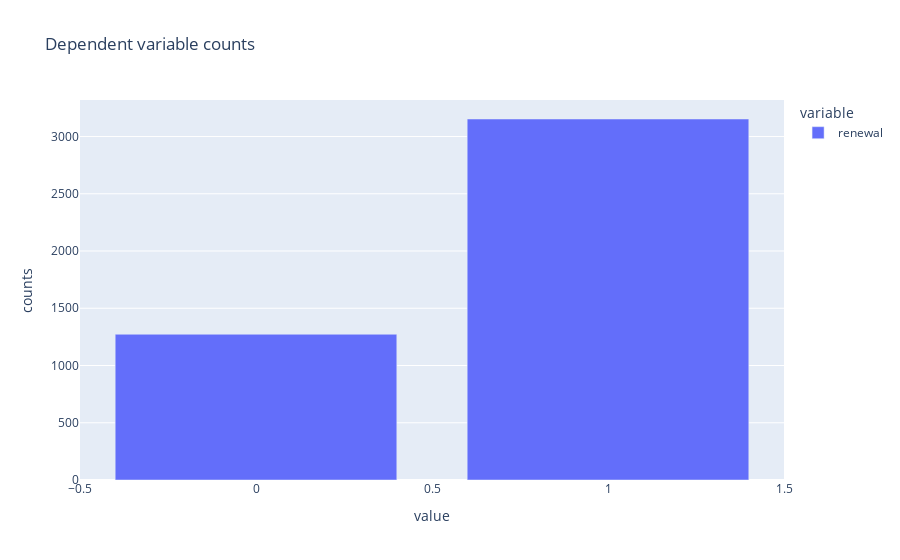

Write notebook code for a chart like this one.
### Markdown cell above
### Check for unbalanced data

### Code cell
renewal_counts = df_y.value_counts().to_frame()

fig = px.bar(renewal_counts, labels={"index": "value", "value": "counts"}, title="Dependent variable counts")
fig.show()

### Figure 1 — Plotly figure (JSON) as saved in the notebook; plotly's stock layout.template omitted (floating-point values rounded to 4 significant figures)
{"data": [{"alignmentgroup": "True", "hovertemplate": "variable=renewal<br>value=%{x}<br>counts=%{y}<extra></extra>", "legendgroup": "renewal", "marker": {"color": "#636efa", "pattern": {"shape": ""}}, "name": "renewal", "offsetgroup": "renewal", "orientation": "v", "showlegend": true, "textposition": "auto", "type": "bar", "x": [1, 0], "xaxis": "x", "y": [3153, 1273], "yaxis": "y"}], "layout": {"barmode": "relative", "legend": {"title": {"text": "variable"}, "tracegroupgap": 0}, "title": {"text": "Dependent variable counts"}, "xaxis": {"anchor": "y", "domain": [0, 1], "title": {"text": "value"}}, "yaxis": {"anchor": "x", "domain": [0, 1], "title": {"text": "counts"}}}}
